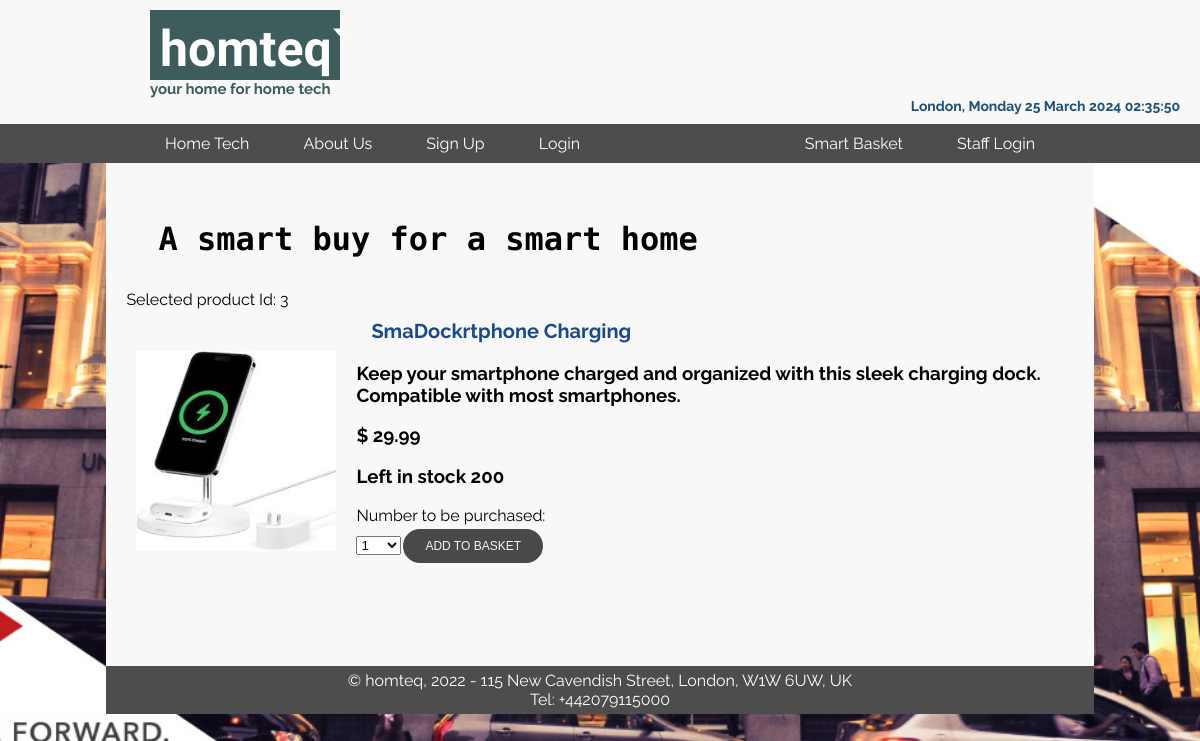
Screenshot of /prodbuy.php?u_prod_id=3 with the database file from the repository.
### tables this page shows
CREATE TABLE product (
  prodid INT NOT NULL AUTO_INCREMENT PRIMARY KEY,
  prodName VARCHAR(30) NOT NULL,
  prodPicNameSmall VARCHAR(100) DEFAULT NULL,
  prodPicNameLarge VARCHAR(100) DEFAULT NULL,
  prodDescripShort VARCHAR(1000) DEFAULT NULL,
  prodDescripLong VARCHAR(3000) DEFAULT NULL,
  prodPrice DECIMAL(6,2) DEFAULT NULL,
  prodQuantity INT NOT NULL
);

### prodbuy.php (the view, shortened to what this page needs)
<?php
include ("db.php");
$pagename="A smart buy for a smart home";
echo "<link rel=stylesheet type=text/css href=mystylesheet.css>";
echo "<body>";
echo "<h4>".$pagename."</h4>";
$prodId = $_GET['u_prod_id'];
echo "<p>Selected product Id: ".$prodId;
$SQL="SELECT prodId, prodName, prodPicNameSmall, prodDescripLong, prodPrice, prodQuantity FROM Product WHERE prodId = $prodId";
$exeSQL=mysqli_query($conn, $SQL) or die (mysqli_error($conn));
echo "<table style='border: 0px'>";
while ($arrayp=mysqli_fetch_array($exeSQL))
{
echo "<tr>";
echo "<td style='border: 0px'>";
echo "<a href=prodbuy.php?u_prod_id=".$arrayp['prodId'].">";
echo "<img src=images/".$arrayp['prodPicNameSmall']." height=200 width=200>";
echo "</a>";
echo "</td>";
echo "<td style='border: 0px'>";
echo "<p><h5>".$arrayp['prodName']."</h5>";
echo "<p><h3>".$arrayp['prodDescripLong']."</h3>";
echo "<p><h3>$ " . $arrayp['prodPrice'] . "</h3></p>";
echo "<p><h3>Left in stock " . $arrayp['prodQuantity'] . "</h3></p>";
echo "<p>Number to be purchased: ";
echo "<form action=basket.php method=post>";
echo "<select name='quantity'>";
for ($i = 1; $i <= $arrayp['prodQuantity']; $i++) {
    echo "<option name=quantity value='$i'>$i</option>";
}
echo "</select>";
echo "<input type=submit name='submitbtn' value='ADD TO BASKET' id='submitbtn'>";
echo "</form>";
echo "</p>";
echo "</td>";
echo "</tr>";
}
echo "</table>";
echo "</body>";
?>

### mystylesheet.css (style rules this page uses)
body,html { padding-top:65px; background: url("bgImage.jpg") no-repeat center center fixed; background-position: top; -webkit-background-size: cover; -moz-background-size: cover; background-size: cover; }
p { margin: 0; }
#container { margin: 0 auto; width: 100%; font-family: 'Raleway', sans-serif; border-style: None; border-color: #fbfbfb; }
#navbar { top:0; left:0; width:100%; position:fixed; z-index: 100; }
#header { background: #F8F8F8; padding: 10px 20px; }
#header h1 { margin: 0; background:#3d5c5c; color: #ffffff; font-family: Fjalla One; font-size: 50; text-align: left; width: 170; height:50; padding: 10px; margin-left:130px; }
#header h2 { margin: 0; color: #3d5c5c; font-size: 15; text-align: left; padding-left:130px; }
#header h3 { clear:both; margin: 0; color:#1b527a; font-size: 14; text-align: right; }
#navigation { float: left; width: 100%; background-color: #4d4d4d; }
#navigation ul { display:flex; justify-content:space-between; flex-direction:row; margin: 10px; padding-left: 130px; padding-right:130px; }
#navigation ul li { list-style-type: none; display: inline; }
#navigation li a { padding: 10px 25px; color: #FFF; text-decoration: none; border-right: 0px solid#fff; }
#content { margin:0; width:80%; min-height:70%; clear: left; padding: 20px; padding-top:50px; margin-left:auto; margin-right:auto; background: #F8F8F8; }
#content h4 { color:#000; font-size: 32; margin: 2rem 0 2rem 2rem; font-family: 'Major Mono Display', monospace; }
#content h5 { color:#194a8d; font-size: 20; margin: 0 0 .5em; padding-left: 15px; }
#footer { z-index:10; width:80%; background:#4d4d4d; text-align: center; padding: 5px; padding-left:20px; padding-right:20px; color: #fff; margin-left:auto; margin-right:auto; }
table, th, td { border-collapse:collapse; border:1px solid #000; }
td { padding:10px; text-align:left; color:#000000; }
button, #submitbtn, .btn { background-color: #48494a; color: #f2f2f2; padding:8px 20px; text-align:center; text-decoration:none; display:inline-block; font-size:12px; margin: 4px 2px; -webkit-transition-duration: 0.5s; transition-duration: 0.5s; cursor:pointer; border: 2px solid #48494a; border-radius:20px; }
#content a { color:#1b527a; font-weight:bold; text-decoration:none; }

### rows the page displays
product: prodPicNameSmall (picture), prodName "SmaDockrtphone Charging", prodDescripLong "Keep your smartphone charged and organized with this sleek charging dock. Compatible with most smartphones.", prodPrice "29.99", prodQuantity "200"

### other values shown
$pagename "A smart buy for a smart home"
$prodId "3"
form field quantity "1"
